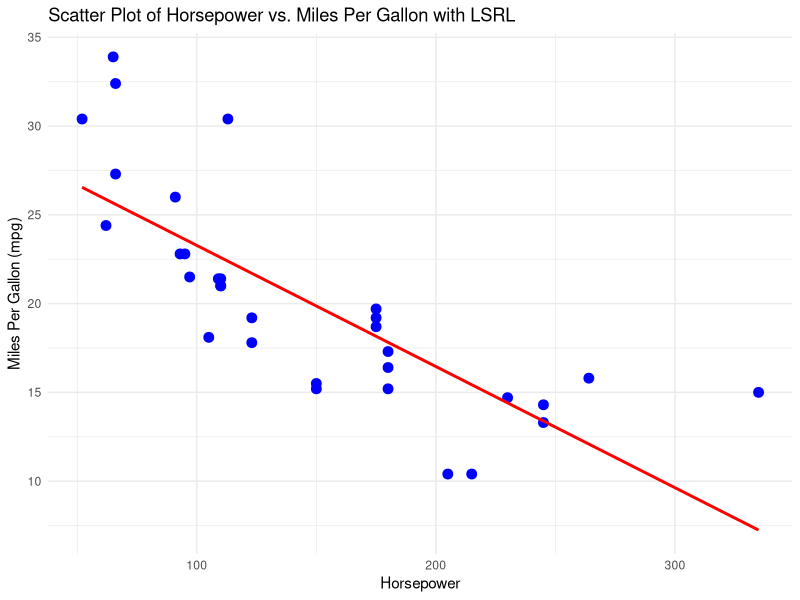

Write the R code that produced this figure.
# Load necessary package
library(ggplot2)

# View the first few rows of the mtcars dataset
head(mtcars)

# Create a scatter plot with LSRL
plot <- ggplot(data = mtcars, aes(x = hp, y = mpg)) +
  geom_point(color = "blue", size = 3) +
  geom_smooth(method = "lm", color = "red", se = FALSE) +
  labs(title = "Scatter Plot of Horsepower vs. Miles Per Gallon with LSRL",
       x = "Horsepower",
       y = "Miles Per Gallon (mpg)") +
  theme_minimal()

# Print the plot
print(plot)

# Perform linear regression
model <- lm(mpg ~ hp, data = mtcars)

# Print the regression output
summary(model)
